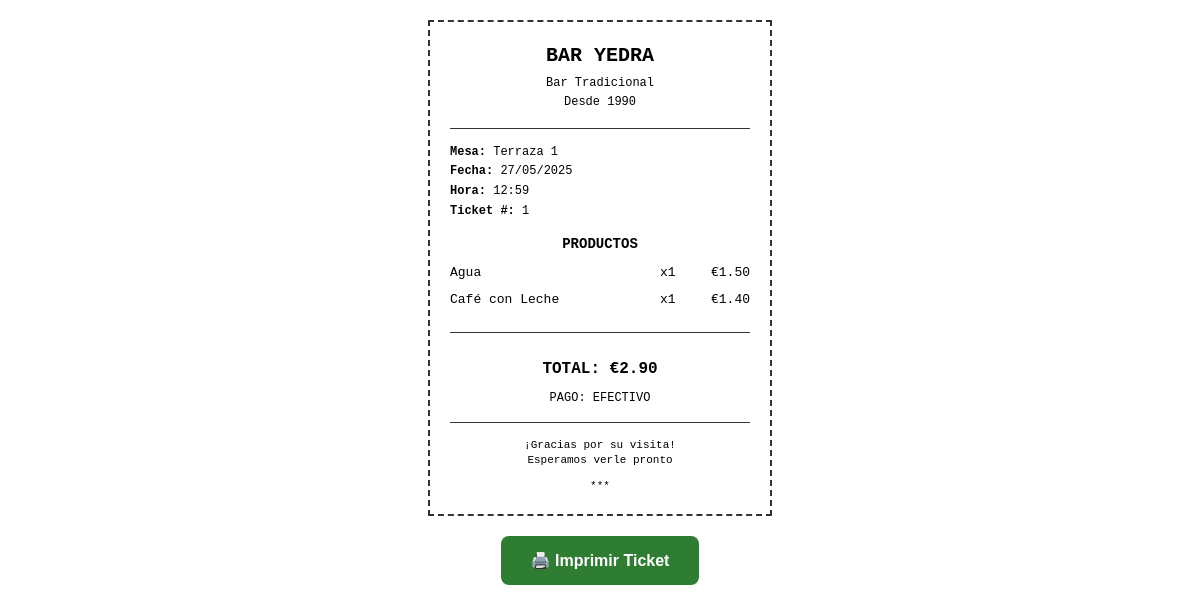
The page /print_receipt/1 on the database as committed earlier.
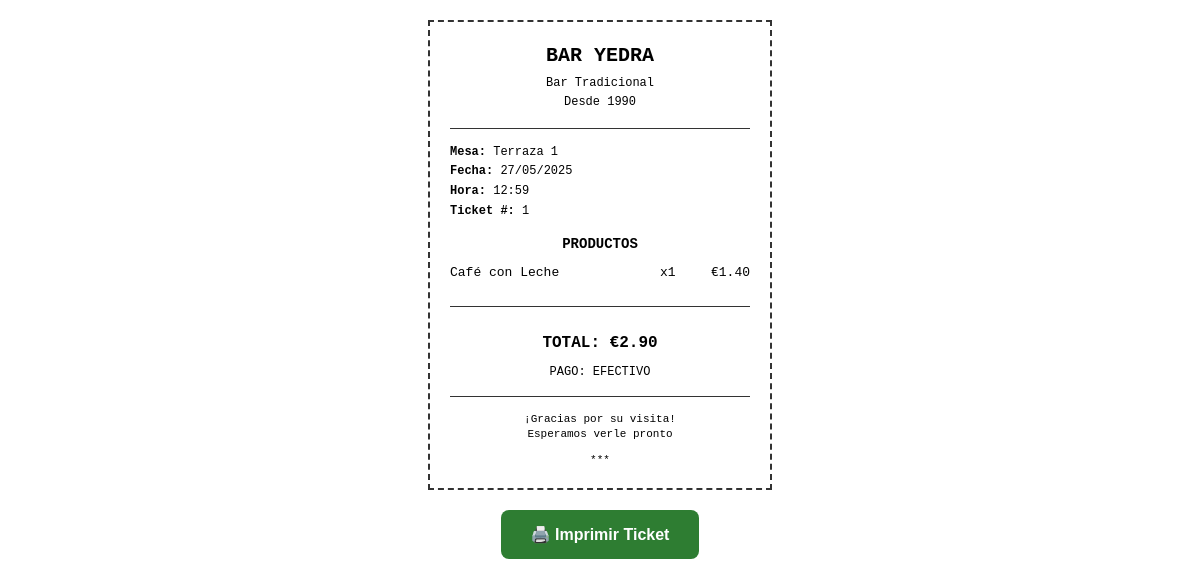
The same page on the database as committed later.
### models.py (models this page shows, shortened)
class Mesa(db.Model):
    id = db.Column(db.Integer, primary_key=True)
    numero = db.Column(db.Integer, nullable=False)
    zona = db.Column(db.String(50), nullable=False)  # Terraza, Sala, Barra
    estado = db.Column(db.String(20), default='libre')  # libre, ocupada, pagada
    pedidos = db.relationship('Pedido', backref='mesa', lazy=True)

class Pedido(db.Model):
    id = db.Column(db.Integer, primary_key=True)
    mesa_id = db.Column(db.Integer, db.ForeignKey('mesa.id'), nullable=False)
    productos = db.Column(db.Text)  # JSON string with products and quantities
    total = db.Column(db.Numeric(10, 2), default=0.00)
    fecha_creacion = db.Column(db.DateTime, default=datetime.utcnow)
    fecha_pago = db.Column(db.DateTime)
    forma_pago = db.Column(db.String(20))  # efectivo, tarjeta
    estado = db.Column(db.String(20), default='abierto')  # abierto, cerrado, pagado
    tickets = db.relationship('Ticket', backref='pedido', lazy=True)

class Producto(db.Model):
    id = db.Column(db.Integer, primary_key=True)
    nombre = db.Column(db.String(100), nullable=False)
    precio = db.Column(db.Numeric(10, 2), nullable=False)
    categoria = db.Column(db.String(50), nullable=False, default='General')
    foto_url = db.Column(db.String(255), nullable=True)
    descripcion = db.Column(db.Text, nullable=True)
    activo = db.Column(db.Boolean, default=True)
    orden = db.Column(db.Integer, default=0)  # Para ordenar productos en la interfaz
    stock_actual = db.Column(db.Integer, default=0)  # Cantidad actual en stock
    stock_minimo = db.Column(db.Integer, default=5)  # Alerta cuando llegue a este nivel
    unidad_medida = db.Column(db.String(20), default='unidad')  # unidad, litro, kg, etc.
    fecha_actualizacion = db.Column(db.DateTime, default=datetime.utcnow)

### app.py (the view)
@app.route('/print_receipt/<int:pedido_id>')
def print_receipt(pedido_id):
    pedido = Pedido.query.get_or_404(pedido_id)
    mesa = Mesa.query.get(pedido.mesa_id)
    import json
    productos_dict = json.loads(pedido.productos) if pedido.productos else {}
    productos_detalle = []
    for producto_id_str, cantidad in productos_dict.items():
        producto = Producto.query.get(int(producto_id_str))
        if producto:
            productos_detalle.append({
                'nombre': producto.nombre,
                'precio': float(producto.precio),
                'cantidad': cantidad,
                'subtotal': float(producto.precio) * cantidad
            })
    return render_template('receipt_print.html',
                         pedido=pedido,
                         mesa=mesa,
                         productos_detalle=productos_detalle)

### templates/receipt_print.html (shortened to what this page needs)
<!DOCTYPE html>
<html lang="es">
<head>
</head>
<body>
    <div class="ticket">
        <div class="ticket-header">
            <div class="business-name">BAR YEDRA</div>
            <div class="business-info">Bar Tradicional</div>
            <div class="business-info">Desde 1990</div>
        </div>
        <div class="ticket-info">
            <div><strong>Mesa:</strong> {{ mesa.zona }} {{ mesa.numero }}</div>
            <div><strong>Fecha:</strong> {{ pedido.fecha_pago.strftime('%d/%m/%Y') if pedido.fecha_pago else 'Hoy' }}</div>
            <div><strong>Hora:</strong> {{ pedido.fecha_pago.strftime('%H:%M') if pedido.fecha_pago else 'Ahora' }}</div>
            <div><strong>Ticket #:</strong> {{ pedido.id }}</div>
        </div>
        <div class="products-section">
            <div style="font-weight: bold; margin-bottom: 10px; text-align: center;">PRODUCTOS</div>
            {% for item in productos_detalle %}
            <div class="product-line">
                <div class="product-name">{{ item.nombre }}</div>
                <div class="product-qty">x{{ item.cantidad }}</div>
                <div class="product-price">€{{ "%.2f"|format(item.subtotal) }}</div>
            </div>
            {% endfor %}
        </div>
        <div class="total-section">
            TOTAL: €{{ "%.2f"|format(pedido.total) }}
        </div>
        <div class="payment-method">
            Pago: {{ pedido.forma_pago|upper }}
        </div>
        <div class="ticket-footer">
            <div>¡Gracias por su visita!</div>
            <div>Esperamos verle pronto</div>
            <div style="margin-top: 10px;">***</div>
        </div>
    </div>
    <button class="print-button" onclick="window.print()">
        🖨️ Imprimir Ticket
    </button>
</body>
</html>

### templates/receipt_print.html (style rules this page uses)
body { font-family: 'Courier New', monospace; margin: 0; padding: 20px; background: white; color: black; font-size: 14px; line-height: 1.4; }
.ticket { max-width: 300px; margin: 0 auto; border: 2px dashed #333; padding: 20px; background: white; }
.ticket-header { text-align: center; border-bottom: 1px solid #333; padding-bottom: 15px; margin-bottom: 15px; }
.business-name { font-size: 20px; font-weight: bold; margin-bottom: 5px; }
.business-info { font-size: 12px; margin-bottom: 2px; }
.ticket-info { margin-bottom: 15px; font-size: 12px; }
.ticket-info div { margin-bottom: 3px; }
.products-section { border-bottom: 1px solid #333; padding-bottom: 15px; margin-bottom: 15px; }
.product-line { display: flex; justify-content: space-between; margin-bottom: 8px; font-size: 13px; }
.product-name { flex: 1; margin-right: 10px; }
.product-qty { margin-right: 10px; min-width: 30px; }
.product-price { min-width: 50px; text-align: right; }
.total-section { font-size: 16px; font-weight: bold; text-align: center; padding: 10px 0; }
.payment-method { text-align: center; font-size: 12px; margin-bottom: 15px; text-transform: uppercase; }
.ticket-footer { text-align: center; font-size: 11px; border-top: 1px solid #333; padding-top: 15px; }
.print-button { background: #2e7d32; color: white; border: none; padding: 15px 30px; font-size: 16px; border-radius: 8px; cursor: pointer; margin: 20px auto; display: block; font-weight: bold; }

Rows that differ between the two databases and show on the page:
removed Producto: nombre "Agua", cantidad "1", subtotal "1.50"
